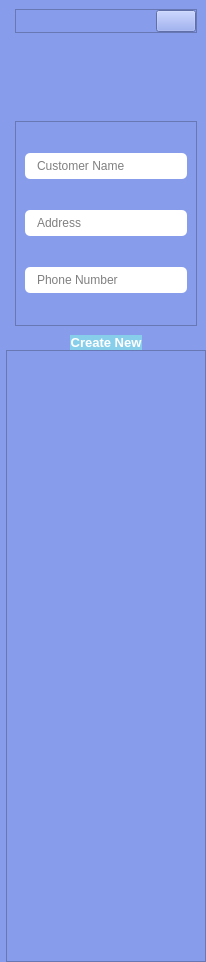
     <widget class="QCustomSlideMenu" name="rightMenu" native="true">
      <property name="minimumSize">
       <size>
        <width>0</width>
        <height>0</height>
       </size>
      </property>
      <property name="maximumSize">
       <size>
        <width>0</width>
        <height>16777215</height>
       </size>
      </property>
      <property name="styleSheet">
       <string notr="true">background-color: #879CEB;</string>
      </property>
      <layout class="QVBoxLayout" name="verticalLayout_43">
       <property name="spacing">
        <number>0</number>
       </property>
       <property name="leftMargin">
        <number>6</number>
       </property>
       <property name="topMargin">
        <number>0</number>
       </property>
       <property name="rightMargin">
        <number>0</number>
       </property>
       <property name="bottomMargin">
        <number>0</number>
       </property>
       <item>
        <widget class="QWidget" name="widget_8" native="true">
         <property name="minimumSize">
          <size>
           <width>200</width>
           <height>350</height>
          </size>
         </property>
         <property name="styleSheet">
          <string notr="true">background-color: #879CEB;</string>
         </property>
         <layout class="QVBoxLayout" name="verticalLayout_44">
          <property name="spacing">
           <number>9</number>
          </property>
          <property name="bottomMargin">
           <number>0</number>
          </property>
          <item>
           <widget class="QFrame" name="frame_34">
            <property name="sizePolicy">
             <sizepolicy hsizetype="Preferred" vsizetype="Fixed">
              <horstretch>0</horstretch>
              <verstretch>0</verstretch>
             </sizepolicy>
            </property>
            <property name="styleSheet">
             <string notr="true">background-color: #879CEB;</string>
            </property>
            <property name="frameShape">
             <enum>QFrame::StyledPanel</enum>
            </property>
            <property name="frameShadow">
             <enum>QFrame::Raised</enum>
            </property>
            <layout class="QHBoxLayout" name="horizontalLayout_52">
             <property name="spacing">
              <number>0</number>
             </property>
             <property name="leftMargin">
              <number>0</number>
             </property>
             <property name="topMargin">
              <number>0</number>
             </property>
             <property name="rightMargin">
              <number>0</number>
             </property>
             <property name="bottomMargin">
              <number>0</number>
             </property>
             <item alignment="Qt::AlignRight">
              <widget class="QPushButton" name="closeAddCustomer">
               <property name="text">
                <string/>
               </property>
               <property name="icon">
                <iconset>
                 <normaloff>../SSIS v@/Resource/closeIcon.png</normaloff>../SSIS v@/Resource/closeIcon.png</iconset>
               </property>
               <property name="iconSize">
                <size>
                 <width>24</width>
                 <height>24</height>
                </size>
               </property>
              </widget>
             </item>
            </layout>
           </widget>
          </item>
          <item alignment="Qt::AlignHCenter">
           <widget class="QLabel" name="label_15">
            <property name="minimumSize">
             <size>
              <width>70</width>
              <height>70</height>
             </size>
            </property>
            <property name="maximumSize">
             <size>
              <width>70</width>
              <height>70</height>
             </size>
            </property>
            <property name="text">
             <string/>
            </property>
            <property name="pixmap">
             <pixmap>../SSIS v@/Resource/addUser.png</pixmap>
            </property>
            <property name="scaledContents">
             <bool>true</bool>
            </property>
           </widget>
          </item>
          <item>
           <widget class="QFrame" name="frame_32">
            <property name="frameShape">
             <enum>QFrame::StyledPanel</enum>
            </property>
            <property name="frameShadow">
             <enum>QFrame::Raised</enum>
            </property>
            <layout class="QVBoxLayout" name="verticalLayout_45">
             <property name="spacing">
              <number>0</number>
             </property>
             <property name="topMargin">
              <number>0</number>
             </property>
             <property name="bottomMargin">
              <number>0</number>
             </property>
             <item>
              <widget class="QLineEdit" name="customerName">
               <property name="font">
                <font>
                 <kerning>false</kerning>
                </font>
               </property>
               <property name="mouseTracking">
                <bool>true</bool>
               </property>
               <property name="styleSheet">
                <string notr="true">QLineEdit {
	background-color: #FFFFFF;
	padding: 5px 10px;
	border-radius: 5px;
}</string>
               </property>
               <property name="text">
                <string/>
               </property>
               <property name="frame">
                <bool>true</bool>
               </property>
               <property name="placeholderText">
                <string>Customer Name</string>
               </property>
              </widget>
             </item>
             <item>
              <widget class="QLineEdit" name="customerAddress">
               <property name="font">
                <font>
                 <kerning>false</kerning>
                </font>
               </property>
               <property name="styleSheet">
                <string notr="true">QLineEdit {
	background-color: #FFFFFF;
	padding: 5px 10px;
	border-radius: 5px;
}</string>
               </property>
               <property name="placeholderText">
                <string>Address</string>
               </property>
              </widget>
             </item>
             <item>
              <widget class="QLineEdit" name="customerPhoneNum">
               <property name="font">
                <font>
                 <kerning>false</kerning>
                </font>
               </property>
               <property name="styleSheet">
                <string notr="true">QLineEdit {
	background-color: #FFFFFF;
	padding: 5px 10px;
	border-radius: 5px;
}</string>
               </property>
               <property name="placeholderText">
                <string>Phone Number</string>
               </property>
              </widget>
             </item>
            </layout>
           </widget>
          </item>
          <item alignment="Qt::AlignHCenter">
           <widget class="QPushButton" name="addCustomer">
            <property name="font">
             <font>
              <pointsize>10</pointsize>
              <bold>true</bold>
              <strikeout>false</strikeout>
             </font>
            </property>
            <property name="cursor">
             <cursorShape>PointingHandCursor</cursorShape>
            </property>
            <property name="styleSheet">
             <string notr="true">	color: #FFFFFF;
	background-color: #87CEEB;
	border-radius: 10px
</string>
            </property>
            <property name="text">
             <string>Create New</string>
            </property>
           </widget>
          </item>
         </layout>
        </widget>
       </item>
       <item>
        <widget class="QFrame" name="frame_33">
         <property name="styleSheet">
          <string notr="true">background-color: #879CEB;</string>
         </property>
         <property name="frameShape">
          <enum>QFrame::StyledPanel</enum>
         </property>
         <property name="frameShadow">
          <enum>QFrame::Raised</enum>
         </property>
         <layout class="QVBoxLayout" name="verticalLayout_46">
          <property name="spacing">
           <number>0</number>
          </property>
          <property name="leftMargin">
           <number>0</number>
          </property>
          <property name="topMargin">
           <number>0</number>
          </property>
          <property name="rightMargin">
           <number>0</number>
          </property>
          <property name="bottomMargin">
           <number>0</number>
          </property>
          <item>
           <spacer name="verticalSpacer_4">
            <property name="orientation">
             <enum>Qt::Vertical</enum>
            </property>
            <property name="sizeHint" stdset="0">
             <size>
              <width>20</width>
              <height>305</height>
             </size>
            </property>
           </spacer>
          </item>
          <item>
           <spacer name="verticalSpacer_3">
            <property name="orientation">
             <enum>Qt::Vertical</enum>
            </property>
            <property name="sizeHint" stdset="0">
             <size>
              <width>20</width>
              <height>305</height>
             </size>
            </property>
           </spacer>
          </item>
         </layout>
        </widget>
       </item>
      </layout>
     </widget>
